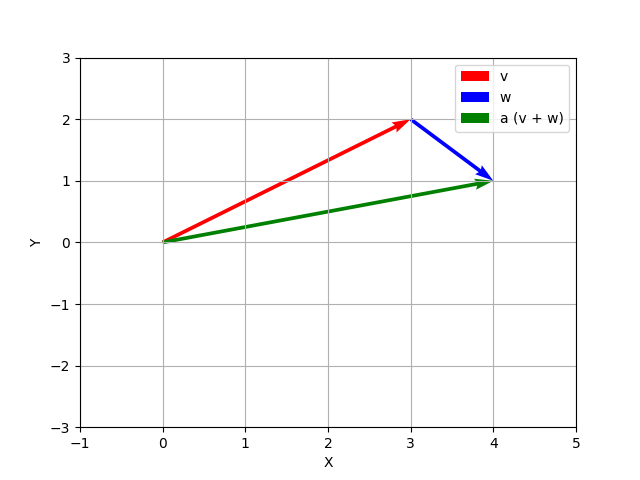

The script that drew this image:
'''
L'equazione 
a=v+w rappresenta la somma vettoriale tra due vettori 
Questa operazione combina i due vettori rispettando le regole 
della somma vettoriale.

La somma vettoriale è una operazione che combina vettori 
nello spazio tridimensionale o in spazi vettoriali di dimensioni superiori. 
Nella somma vettoriale 

a=v+w, il vettore risultante a avrà una direzione e un modulo determinati 
dalle componenti di v e w secondo le regole della geometria vettoriale.

Il verso di un vettore indica la direzione in cui il vettore "punta". 
Un vettore può puntare in una direzione specifica nello spazio. 
Per vettori bidimensionali come 
v e w, il verso può essere visualizzato considerando la direzione 
del vettore nel piano xy.

Ad esempio, se il vettore v ha coordinate (3, 2) 
e il vettore w ha coordinate (1, -1), 
possiamo rappresentarli in un grafico. 
rappresentata dalla diagonale del parallelogramma formato dai vettori 
v e w.
'''
import numpy as np
import matplotlib.pyplot as plt

# Vettori v e w
v = np.array([3, 2])
w = np.array([1, -1])

# Somma dei vettori
a = v + w

# Creazione del grafico
plt.figure()

# Aggiungi vettori al grafico
plt.quiver(0, 0, v[0], v[1], angles='xy', scale_units='xy', scale=1, color='r', label='v')
plt.quiver(v[0], v[1], w[0], w[1], angles='xy', scale_units='xy', scale=1, color='b', label='w')
plt.quiver(0, 0, a[0], a[1], angles='xy', scale_units='xy', scale=1, color='g', label='a (v + w)')

# Imposta i limiti del grafico
plt.xlim(-1, 5)
plt.ylim(-3, 3)

# Aggiungi griglia
plt.grid(True)

# Aggiungi etichette degli assi
plt.xlabel('X')
plt.ylabel('Y')

# Aggiungi legenda
plt.legend()

# Mostra il grafico
plt.show()
